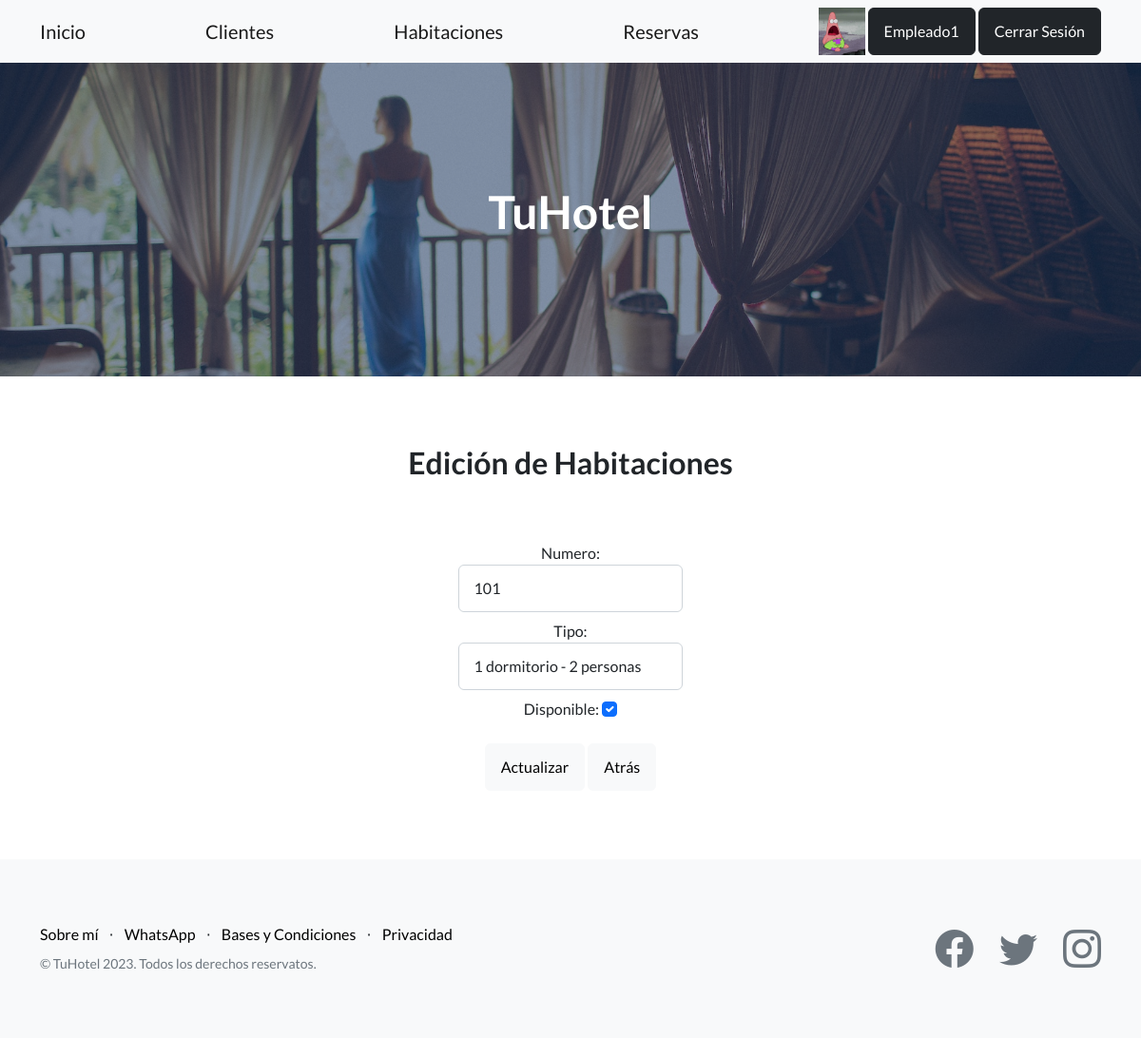
The app's page /apphotel/editar-habitacion/14 (signed in) with its own data.
### AppHotel/models.py (models this page shows, shortened)
class Habitacion(models.Model):
    numero = models.IntegerField()
    tipo = models.CharField(max_length=30)
    disponible = models.BooleanField()

### AppHotel/views.py (the view)
# urls.py: path('editar-habitacion/<pk>', HabitacionEditar.as_view(), name = 'EditarHabitacion'),
class HabitacionEditar(LoginRequiredMixin, UpdateView):
    model = Habitacion
    template_name = 'editar_habitacion.html'
    fields = '__all__'
    success_url = '/apphotel/lista-habitaciones/'
    def get_form(self, form_class=None):
        form = super().get_form(form_class=form_class)
        form.fields['numero'].widget.attrs.update({'class': 'form-control'})
        form.fields['tipo'].widget.attrs.update({'class': 'form-control'})
        form.fields['disponible'].widget.attrs.update({'class': 'form-check-input'})
        return form
    def get_context_data(self, **kwargs):
        context = super().get_context_data(**kwargs)
        try:
            avatar = Avatar.objects.get(user=self.request.user.id)
            context['url'] = avatar.imagen.url
        except Avatar.DoesNotExist:
            pass
        return context

### AppHotel/templates/editar_habitacion.html (shortened to what this page needs)
{% extends 'base.html' %}
{% load static %}
{% block contenido_cambio %}
    <h2 class="mx-auto my-5 p-3">Edición de Habitaciones</h2>
    <form class="mx-auto" style="width: 20%;" action="{% url 'EditarHabitacion' habitacion.id %}" method="POST"> {% csrf_token %}
        <div class="form-group mb-2">
            {{form.numero.label_tag}}
            {{ form.numero }}
        </div>
        <div class="form-group mb-2">
            {{form.tipo.label_tag}}
            {{ form.tipo }}
        </div>
        <div class="form-group mb-2">
            {{form.disponible.label_tag}}
            {{ form.disponible }}
        </div>
        <button class="btn btn-light ms-auto my-3" type='submit'>
            Actualizar
        </button>
        <button class="btn btn-light ms-auto">
            Atrás
        </button>
    </form>
{% endblock contenido_cambio %}

### AppHotel/templates/navbar.html
<nav class="navbar navbar-light bg-light static-top">
    <div class="container">
        <a class="navbar-brand" href= {% url 'Inicio' %} >Inicio</a>
        <a class="navbar-brand" href= {% url 'ListaClientes' %} >Clientes</a>
        <a class="navbar-brand" href= {% url 'ListaHabitacion' %} >Habitaciones</a>
        <a class="navbar-brand" href= {% url 'ListaReservas' %} >Reservas</a>
        {% if user.is_authenticated %}
             <div >
                {% if url %}
                    <img  height="50px" src="{{ url }}" alt="Avatar">
                {% endif %}
                <a class="btn btn-dark " href="{% url 'EditarUsuario' %}">{{ user.username }}</a>
                <a class="btn btn-dark" href= {% url 'Logout' %} >Cerrar Sesión</a>
            </div>
        {% else %}
            <a class="btn btn-dark" href= {% url 'Login' %}  >Iniciar Sesión</a>
        {% endif %}
    </div>
</nav>

### records on screen
Habitacion: numero "101", tipo "1 dormitorio - 2 personas", disponible "☑"

### other values on screen
{{ user.username }} "Empleado1"
